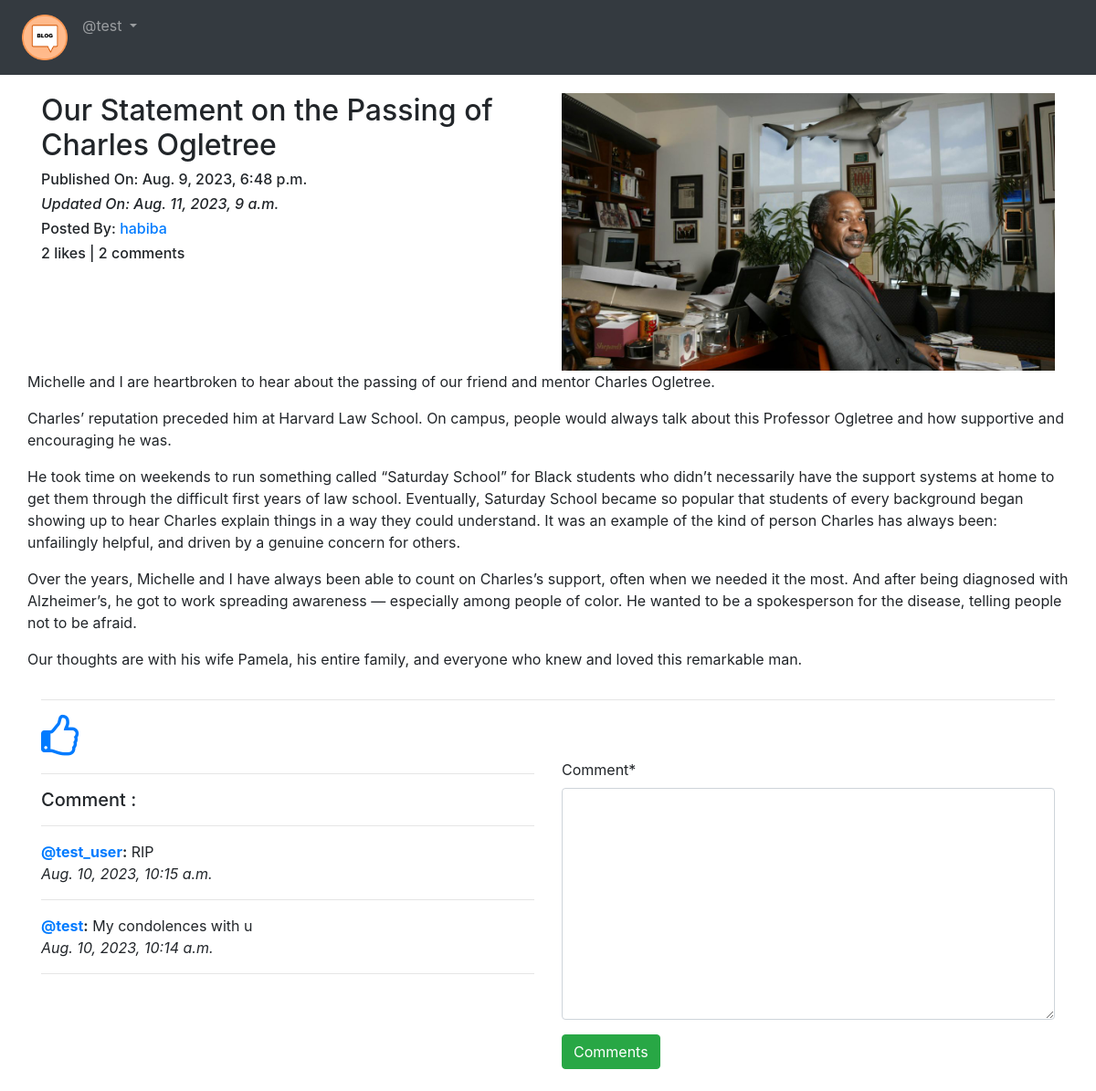
Page /blog/details/Our-Statement-on-the-Passing-of-Charles-Ogletree-<function uuid5 at 0x000001D0E97B44C0>/ (signed in) on the committed database.
### APP_Blog/models.py (models this page shows, shortened)
class Blog(models.Model):
    author = models.ForeignKey(User, on_delete=models.CASCADE, related_name='post_author')
    blog_title = models.CharField(max_length=264, verbose_name="Put a Title")
    slug = models.SlugField(max_length=264, unique=True)
    blog_content=models.TextField(verbose_name="What is on your mind ??")
    blog_image = models.ImageField(upload_to='blog_images', verbose_name='Image')
    publish_date = models.DateTimeField(auto_now_add=True) # only one time only on first entry
    update_date = models.DateTimeField(auto_now=True)
    class Meta:
        ordering = ['-publish_date']

class Comment(models.Model):
    blog = models.ForeignKey(Blog, on_delete=models.CASCADE, related_name='blog_comment')
    user = models.ForeignKey(User, on_delete=models.CASCADE, related_name='user_comment')
    comment = models.TextField()
    comment_date = models.DateTimeField(auto_now_add=True)
    class Meta:
        ordering = ['-comment_date']

### APP_Blog/views.py (the view, shortened to what this page needs)
# urls.py: path('details/<slug>/',views.blog_details,name='blog_details'),
@login_required
def blog_details(request,slug):
    blog = Blog.objects.get(slug=slug)
    comment_form = CommentForm()
    already_liked = Likes.objects.filter(blog=blog, user=request.user)
    if already_liked:
        liked = True
    else:
        liked = False
    dict ={'blog':blog,
           'comment_form':comment_form,
            'liked' : liked}
    return render(request, 'APP_Blog/blog_details.html',context = dict)

### APP_Blog/forms.py
class CommentForm(forms.ModelForm):
    class Meta:
        model =Comment
        fields = ('comment',)

### templates/APP_Blog/blog_details.html (shortened to what this page needs)
{% extends 'base.html' %}
{% load crispy_forms_tags %}
{% block body_block %}
<div class="row">
    <div class="col-sm-6">
        <h2>{{ blog.blog_title }}</h2>
        <h6>Published On: {{ blog.publish_date }}
        </i></h6>
        <i>
            <h6>Updated On: {{ blog.update_date }}
        </i></h6>
        <h6>Posted By: <a href="">{{ blog.author }}</a></h6>
        <h6>{{ blog.liked_blog.count }} likes | {{ blog.blog_comment.count}} comments</h6>
    </div>
    <div class="col-sm-6">
        <img src="/media/{{blog.blog_image}}" alt="{{blog.blog_title}}" width=100%>
    </div>
    <p> {{ blog.blog_content|linebreaks }} </p>
</div>
<hr>
{%if liked %}
    <a href="{% url 'APP_Blog:unliked_post' blog.pk %}"> <i class="fa fa-thumbs-o-down fa-3x" aria-hidden="true"></i> </a>
{% else %}
    <a href="{% url 'APP_Blog:liked_post' blog.pk %}"> <i class="fa fa-thumbs-o-up fa-3x" aria-hidden="true"></i> </a>
{% endif %}
<div class="row">
    <div class="col-sm-6">
        <hr>
        <h5> Comment :</h5>
        <hr>
        {% for comment in blog.blog_comment.all%}
        <p><strong><a href="">@{{comment.user}}</a>:</strong> {{comment.comment}}
            <br>
            <i>{{comment.comment_date}}</i>
        </p>
        <hr>
        {% endfor %}
    </div>
    <div class="col-sm-6">
        <form action="" method="POST">
            {{comment_form | crispy}}
            <button type="submit" class="btn btn-md btn-success">Comments</button>
            <br>
            <br>
        </form>
    </div>
</div>
{% endblock%}

### templates/base.html (shortened to what this page needs)
<!DOCTYPE html>
<html lang="en">
<head>
    <link rel="stylesheet" href="https://cdn.jsdelivr.net/npm/bootstrap@4.6.2/dist/css/bootstrap.min.css">
    <link rel="stylesheet" href="https://cdnjs.cloudflare.com/ajax/libs/font-awesome/4.7.0/css/font-awesome.min.css">
</head>
<body>
    <nav class="navbar navbar-expand-sm bg-dark navbar-dark">
        <ul class="navbar-nav">
            <li class="nav-item active">
                <a class="nav-link" href="{% url 'index' %}"><img src="/media/blogg-Home.png" width="50px" alt="Home"> </a>
            </li>
            {% if user.is_authenticated %}
            <div class="nav-item dropdown">
                <a class="nav-link dropdown-toggle" href="#"  data-toggle="dropdown" id="navbardrop">
                   @{{user.username}}
                </a>
            </div>
            {% endif %}
        </ul>
    </nav>
    <div class="container" style="padding-top: 20px;">
        {% block body_block %}
        {% endblock%}
    </div>
</body>
</html>

### rows in the picture
Blog: blog_title "Our Statement on the Passing of Charles Ogletree", publish_date "Aug. 9, 2023, 6:48 p.m.", update_date "Aug. 11, 2023, 9 a.m.", author "habiba", liked_blog.count "2", blog_comment.count "2", blog_image (picture), blog_content "Michelle and I are heartbroken to hear about the passing of our friend and mentor Charles Ogletree. Charles’ reputation preceded him at Harvard Law School. On campus, people would always talk about this Professor Ogletree and how supportive and encouraging he was. He took time on weekends to run something called “Saturday School” for Black students who didn’t necessarily have the support systems at home to get them through the difficult first years of law school. Eventually, Saturday School became so popular that students of every background began showing up to hear Charles explain things in a way they could understand. It was an example of the kind of person Charles has always been:…"
Comment: user "test_user", comment "RIP", comment_date "Aug. 10, 2023, 10:15 a.m."
Comment: user "test", comment "My condolences with u", comment_date "Aug. 10, 2023, 10:14 a.m."

### other values in the picture
{{ user.username }} "test"
